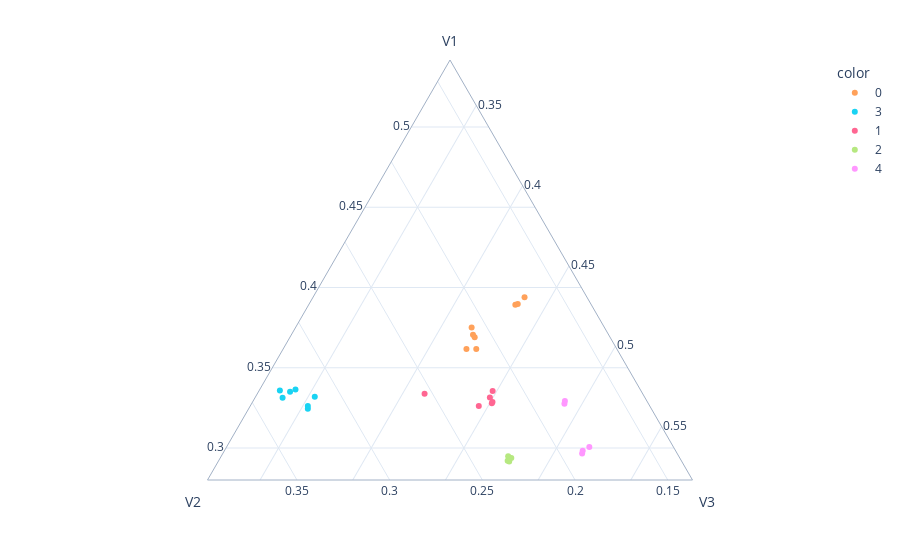

The notebook cell this image was saved under:
### Code cell
fig = triplot_cluster_taxons('K3_L250', metabosystems_contib, labels)
fig.write_html("Analysis/My_20/triplot.html")
fig.write_image("Analysis/My_20/triplot.png")

### Figure 1 — Plotly figure (JSON) as saved in the notebook; plotly's stock layout.template omitted (floating-point values rounded to 4 significant figures)
{"data": [{"a": [0.375, 0.369, 0.3939, 0.3617, 0.3892, 0.3617, 0.3706, 0.3898], "b": [0.2083, 0.2097, 0.1703, 0.2178, 0.1776, 0.2125, 0.2098, 0.1761], "c": [0.4167, 0.4213, 0.4357, 0.4205, 0.4331, 0.4258, 0.4196, 0.4342], "customdata": [[0.375, 0.2083, 0.4167, "Pseudomonadales", "Acinetobacter"], [0.369, 0.2097, 0.4213, "Pseudomonadales", "Acinetobacter"], [0.3939, 0.1703, 0.4357, "Burkholderiales", "Ramlibacter"], [0.3617, 0.2178, 0.4205, "Rhizobiales", "Bosea"], [0.3892, 0.1776, 0.4331, "Burkholderiales", "Ramlibacter"], [0.3617, 0.2125, 0.4258, "Rhizobiales", "Bosea"], [0.3706, 0.2098, 0.4196, "Rhizobiales", "Afipia"], [0.3898, 0.1761, 0.4342, "Burkholderiales", "Ramlibacter"]], "hovertemplate": "<b>%{hovertext}</b><br><br>color=0<br>Order=%{customdata[3]}<br>Genus=%{customdata[4]}<extra></extra>", "hovertext": ["Gammaproteobacteria", "Gammaproteobacteria", "Gammaproteobacteria", "Alphaproteobacteria", "Gammaproteobacteria", "Alphaproteobacteria", "Alphaproteobacteria", "Gammaproteobacteria"], "legendgroup": "0", "marker": {"color": "#FFA15A", "symbol": "circle"}, "mode": "markers", "name": "0", "showlegend": true, "subplot": "ternary", "type": "scatterternary"}, {"a": [0.3245, 0.3319, 0.3261, 0.3358, 0.3365, 0.3314, 0.335], "b": [0.322, 0.3145, 0.3211, 0.3314, 0.3226, 0.3321, 0.3263], "c": [0.3536, 0.3536, 0.3527, 0.3328, 0.3409, 0.3365, 0.3387], "customdata": [[0.3245, 0.322, 0.3536, "Chitinophagales", "Sediminibacterium"], [0.3319, 0.3145, 0.3536, "Chitinophagales", "Sediminibacterium"], [0.3261, 0.3211, 0.3527, "Chitinophagales", "Sediminibacterium"], [0.3358, 0.3314, 0.3328, "Chitinophagales", "Terrimonas"], [0.3365, 0.3226, 0.3409, "Chitinophagales", "Sediminibacterium"], [0.3314, 0.3321, 0.3365, "Chitinophagales", "uncultured"], [0.335, 0.3263, 0.3387, "Chitinophagales", "Terrimonas"]], "hovertemplate": "<b>%{hovertext}</b><br><br>color=3<br>Order=%{customdata[3]}<br>Genus=%{customdata[4]}<extra></extra>", "hovertext": ["Bacteroidia", "Bacteroidia", "Bacteroidia", "Bacteroidia", "Bacteroidia", "Bacteroidia", "Bacteroidia"], "legendgroup": "3", "marker": {"color": "#19d3f3", "symbol": "circle"}, "mode": "markers", "name": "3", "showlegend": true, "subplot": "ternary", "type": "scatterternary"}, {"a": [0.3262, 0.3315, 0.3355, 0.3279, 0.3286, 0.3338], "b": [0.2289, 0.2203, 0.2167, 0.221, 0.2203, 0.2543], "c": [0.4449, 0.4483, 0.4478, 0.4511, 0.4511, 0.4119], "customdata": [[0.3262, 0.2289, 0.4449, "Burkholderiales", "Methylophilus"], [0.3315, 0.2203, 0.4483, "Rhizobiales", "Hyphomicrobium"], [0.3355, 0.2167, 0.4478, "Rhizobiales", "Brucella"], [0.3279, 0.221, 0.4511, "Rhizobiales", "Hyphomicrobium"], [0.3286, 0.2203, 0.4511, "Rhizobiales", "Hyphomicrobium"], [0.3338, 0.2543, 0.4119, "Rhizobiales", "uncultured"]], "hovertemplate": "<b>%{hovertext}</b><br><br>color=1<br>Order=%{customdata[3]}<br>Genus=%{customdata[4]}<extra></extra>", "hovertext": ["Gammaproteobacteria", "Alphaproteobacteria", "Alphaproteobacteria", "Alphaproteobacteria", "Alphaproteobacteria", "Alphaproteobacteria"], "legendgroup": "1", "marker": {"color": "#FF6692", "symbol": "circle"}, "mode": "markers", "name": "1", "showlegend": true, "subplot": "ternary", "type": "scatterternary"}, {"a": [0.2921, 0.2916, 0.2949, 0.2938], "b": [0.2303, 0.2298, 0.2287, 0.2275], "c": [0.4775, 0.4786, 0.4764, 0.4786], "customdata": [[0.2921, 0.2303, 0.4775, "Rhizobiales", "Methylocystis"], [0.2916, 0.2298, 0.4786, "Rhizobiales", "Methylocystis"], [0.2949, 0.2287, 0.4764, "Rhizobiales", "Methylocystis"], [0.2938, 0.2275, 0.4786, "Rhizobiales", "uncultured"]], "hovertemplate": "<b>%{hovertext}</b><br><br>color=2<br>Order=%{customdata[3]}<br>Genus=%{customdata[4]}<extra></extra>", "hovertext": ["Alphaproteobacteria", "Alphaproteobacteria", "Alphaproteobacteria", "Alphaproteobacteria"], "legendgroup": "2", "marker": {"color": "#B6E880", "symbol": "circle"}, "mode": "markers", "name": "2", "showlegend": true, "subplot": "ternary", "type": "scatterternary"}, {"a": [0.2965, 0.3292, 0.2983, 0.3007, 0.3276], "b": [0.188, 0.1809, 0.1868, 0.182, 0.182], "c": [0.5155, 0.4899, 0.5149, 0.5173, 0.4904], "customdata": [[0.2965, 0.188, 0.5155, "Rhizobiales", "Hyphomicrobium"], [0.3292, 0.1809, 0.4899, "Rhizobiales", "Hyphomicrobium"], [0.2983, 0.1868, 0.5149, "Rhizobiales", "Hyphomicrobium"], [0.3007, 0.182, 0.5173, "Rhizobiales", "Hyphomicrobium"], [0.3276, 0.182, 0.4904, "Rhizobiales", "Hyphomicrobium"]], "hovertemplate": "<b>%{hovertext}</b><br><br>color=4<br>Order=%{customdata[3]}<br>Genus=%{customdata[4]}<extra></extra>", "hovertext": ["Alphaproteobacteria", "Alphaproteobacteria", "Alphaproteobacteria", "Alphaproteobacteria", "Alphaproteobacteria"], "legendgroup": "4", "marker": {"color": "#FF97FF", "symbol": "circle"}, "mode": "markers", "name": "4", "showlegend": true, "subplot": "ternary", "type": "scatterternary"}], "layout": {"autosize": true, "legend": {"title": {"text": "color"}, "tracegroupgap": 0}, "margin": {"t": 60}, "ternary": {"aaxis": {"min": 0.2801, "title": {"text": "V1"}}, "baxis": {"min": 0.1367, "title": {"text": "V2"}}, "caxis": {"min": 0.3217, "title": {"text": "V3"}}, "domain": {"x": [0, 1], "y": [0, 1]}}}}
